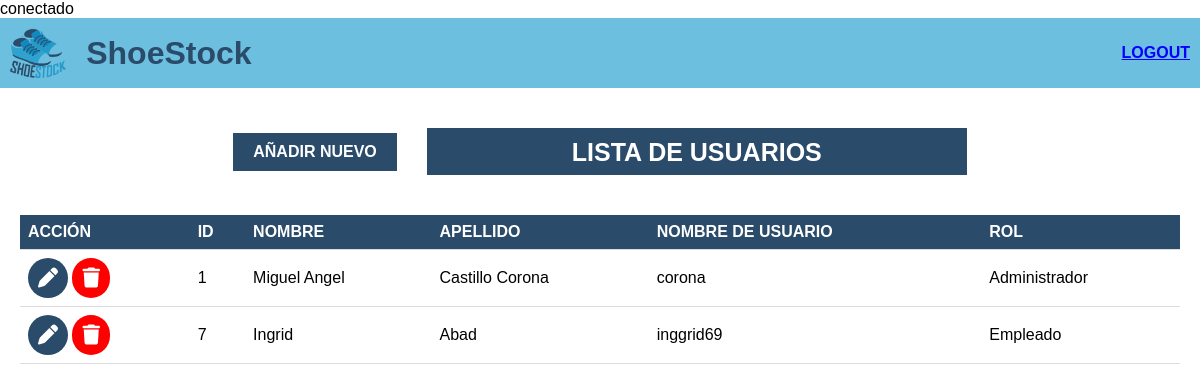
The app's page /lista-usuarios.php with its own data.
### tables this page shows
CREATE TABLE `usuario` (
  `id_usuario` int(11) NOT NULL,
  `nombre` varchar(150) NOT NULL,
  `apellido` varchar(150) NOT NULL,
  `nombre_user` varchar(30) NOT NULL,
  `password` varchar(30) NOT NULL,
  `id_rol` int(11) NOT NULL
);

CREATE TABLE `roles` (
  `id_rol` int(11) NOT NULL,
  `rol` varchar(30) NOT NULL
);

### lista-usuarios.php (the view, shortened to what this page needs)
<?php
include("conexion.php");
$sqlUsuarios = "SELECT u.id_usuario, u.nombre, u.apellido, u.nombre_user, u.password, r.rol
                FROM usuario u
                INNER JOIN roles r ON u.id_rol = r.id_rol";
$resultadoUsuarios = $conexion->query($sqlUsuarios);
?>
<!DOCTYPE html>
<html>
<head>
    <link rel="stylesheet" href="styles/lista-usuarios.css">
</head>
<body>
    <?php include("header/header.php"); ?>
    <div class="main-container">
        <div class="superior">
            <a href="agregar-usuario.php" class="add-new-btn">AÑADIR NUEVO</a>
            <label class="titulo-principal">LISTA DE USUARIOS</label>
        </div>
        <table>
            <thead>
                <tr>
                    <th>ACCIÓN</th>
                    <th>ID</th>
                    <th>NOMBRE</th>
                    <th>APELLIDO</th>
                    <th>NOMBRE DE USUARIO</th>
                    <th>ROL</th>
                </tr>
            </thead>
            <tbody>
                <?php
                while ($row = mysqli_fetch_assoc($resultadoUsuarios)) {
                ?>
                    <tr class="table-primary">
                        <td>
                            <a href="editar-usuario.php?id=<?php echo $row['id_usuario']; ?>"><i class="fa-solid fa-pen"></i></a>
                            <a href="eliminar-usuario.php?id=<?php echo $row['id_usuario']; ?>"><i class="fa-solid fa-trash"></i></a>
                        </td>
                        <td><?php echo $row["id_usuario"]; ?></td>
                        <td><?php echo $row["nombre"]; ?></td>
                        <td><?php echo $row["apellido"]; ?></td>
                        <td><?php echo $row["nombre_user"]; ?></td>
                        <td><?php echo $row["rol"]; ?></td>
                    </tr>
                <?php
                }
                ?>
            </tbody>
        </table>
    </div>
</body>
</html>

### styles/lista-usuarios.css (style rules this page uses)
body { font-family: sans-serif; margin: 0; padding: 0; }
.main-container { padding: 20px; }
.add-new-btn { font-weight: bold; background-color: #2A4B6A; color: #fff; text-decoration: none; padding: 10px 20px; }
.superior { display: flex; flex-direction: row; align-items: center; justify-content: center; margin-bottom: 20px; }
.titulo-principal { color: #fff; margin-top: 20px; background-color: #2A4B6A; padding: 10px 20px; margin-bottom: 20px; font-weight: bold; font-size: 25px; text-align: center; display: inline-block; width: 500px; height: 20px; padding-bottom: 17px; margin-left: 30px; }
table { width: 100%; border-collapse: collapse; }
th, td { padding: 8px; text-align: left; border-bottom: 1px solid #ddd; }
th { background-color: #2A4B6A; color: #fff; }
.fa-pen { color: white; background-color: #2A4B6A; border-radius: 50px; font-size: 20px; padding: 10px; }
.fa-trash { color: white; background-color: red; border-radius: 50px; font-size: 20px; padding: 10px; }

### records on screen
usuario: id_usuario "1", nombre "Miguel Angel", apellido "Castillo Corona", nombre_user "corona", id_rol.rol "Administrador"
usuario: id_usuario "7", nombre "Ingrid", apellido "Abad", nombre_user "inggrid69", id_rol.rol "Empleado"
